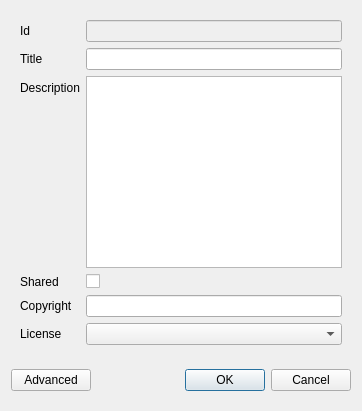
<?xml version="1.0" encoding="UTF-8"?>
<ui version="4.0">
 <class>Dialog</class>
 <widget class="QDialog" name="Dialog">
  <property name="geometry">
   <rect>
    <x>0</x>
    <y>0</y>
    <width>360</width>
    <height>400</height>
   </rect>
  </property>
  <property name="sizePolicy">
   <sizepolicy hsizetype="Fixed" vsizetype="Preferred">
    <horstretch>0</horstretch>
    <verstretch>0</verstretch>
   </sizepolicy>
  </property>
  <property name="windowTitle">
   <string>Edit XYZ Hub Space</string>
  </property>
  <property name="sizeGripEnabled">
   <bool>false</bool>
  </property>
  <layout class="QVBoxLayout" name="verticalLayout">
   <property name="sizeConstraint">
    <enum>QLayout::SetFixedSize</enum>
   </property>
   <item>
    <widget class="QWidget" name="widget" native="true">
     <property name="sizePolicy">
      <sizepolicy hsizetype="Preferred" vsizetype="Expanding">
       <horstretch>0</horstretch>
       <verstretch>0</verstretch>
      </sizepolicy>
     </property>
     <layout class="QFormLayout" name="formLayout">
      <item row="0" column="0">
       <widget class="QLabel" name="label_2">
        <property name="text">
         <string>Id</string>
        </property>
       </widget>
      </item>
      <item row="0" column="1">
       <widget class="QLineEdit" name="lineEdit_id">
        <property name="enabled">
         <bool>false</bool>
        </property>
       </widget>
      </item>
      <item row="1" column="0">
       <widget class="QLabel" name="label">
        <property name="text">
         <string>Title</string>
        </property>
       </widget>
      </item>
      <item row="1" column="1">
       <widget class="QLineEdit" name="lineEdit_title"/>
      </item>
      <item row="2" column="0">
       <widget class="QLabel" name="label_3">
        <property name="text">
         <string>Description</string>
        </property>
       </widget>
      </item>
      <item row="2" column="1">
       <widget class="QPlainTextEdit" name="plainTextEdit_description">
        <property name="sizePolicy">
         <sizepolicy hsizetype="Expanding" vsizetype="Preferred">
          <horstretch>0</horstretch>
          <verstretch>0</verstretch>
         </sizepolicy>
        </property>
       </widget>
      </item>
      <item row="3" column="0">
       <widget class="QLabel" name="label_4">
        <property name="text">
         <string>Shared</string>
        </property>
       </widget>
      </item>
      <item row="3" column="1">
       <widget class="QCheckBox" name="checkBox_shared">
        <property name="text">
         <string/>
        </property>
       </widget>
      </item>
      <item row="4" column="0">
       <widget class="QLabel" name="label_5">
        <property name="text">
         <string>Copyright</string>
        </property>
       </widget>
      </item>
      <item row="4" column="1">
       <widget class="QLineEdit" name="lineEdit_copyright"/>
      </item>
      <item row="5" column="0">
       <widget class="QLabel" name="label_6">
        <property name="text">
         <string>License</string>
        </property>
       </widget>
      </item>
      <item row="5" column="1">
       <widget class="QComboBox" name="comboBox_license">
        <property name="enabled">
         <bool>true</bool>
        </property>
        <property name="sizePolicy">
         <sizepolicy hsizetype="Preferred" vsizetype="Preferred">
          <horstretch>0</horstretch>
          <verstretch>0</verstretch>
         </sizepolicy>
        </property>
       </widget>
      </item>
     </layout>
    </widget>
   </item>
   <item>
    <widget class="QWidget" name="widget_btn" native="true">
     <layout class="QHBoxLayout" name="horizontalLayout_3">
      <property name="leftMargin">
       <number>0</number>
      </property>
      <property name="rightMargin">
       <number>0</number>
      </property>
      <item>
       <widget class="QPushButton" name="btn_advanced">
        <property name="text">
         <string>Advanced</string>
        </property>
       </widget>
      </item>
      <item>
       <widget class="QDialogButtonBox" name="buttonBox">
        <property name="orientation">
         <enum>Qt::Horizontal</enum>
        </property>
        <property name="standardButtons">
         <set>QDialogButtonBox::Cancel|QDialogButtonBox::Ok</set>
        </property>
       </widget>
      </item>
     </layout>
    </widget>
   </item>
  </layout>
 </widget>
 <tabstops>
  <tabstop>lineEdit_id</tabstop>
  <tabstop>lineEdit_title</tabstop>
  <tabstop>plainTextEdit_description</tabstop>
  <tabstop>checkBox_shared</tabstop>
  <tabstop>lineEdit_copyright</tabstop>
  <tabstop>comboBox_license</tabstop>
 </tabstops>
 <resources/>
 <connections>
  <connection>
   <sender>buttonBox</sender>
   <signal>accepted()</signal>
   <receiver>Dialog</receiver>
   <slot>accept()</slot>
   <hints>
    <hint type="sourcelabel">
     <x>257</x>
     <y>308</y>
    </hint>
    <hint type="destinationlabel">
     <x>157</x>
     <y>274</y>
    </hint>
   </hints>
  </connection>
  <connection>
   <sender>buttonBox</sender>
   <signal>rejected()</signal>
   <receiver>Dialog</receiver>
   <slot>reject()</slot>
   <hints>
    <hint type="sourcelabel">
     <x>325</x>
     <y>308</y>
    </hint>
    <hint type="destinationlabel">
     <x>286</x>
     <y>274</y>
    </hint>
   </hints>
  </connection>
 </connections>
</ui>
